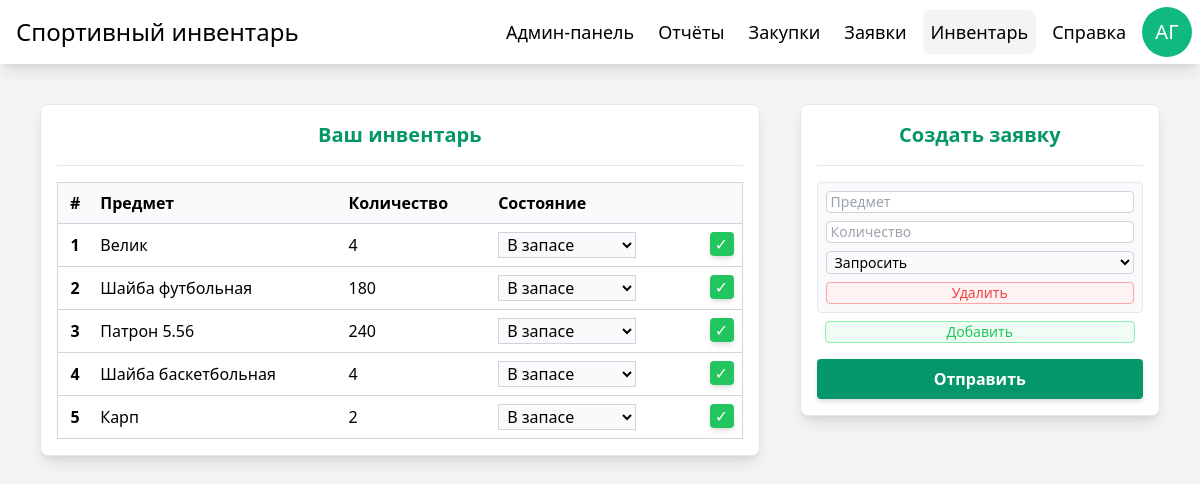
Page /inventory/ (signed in) on the earlier database version.
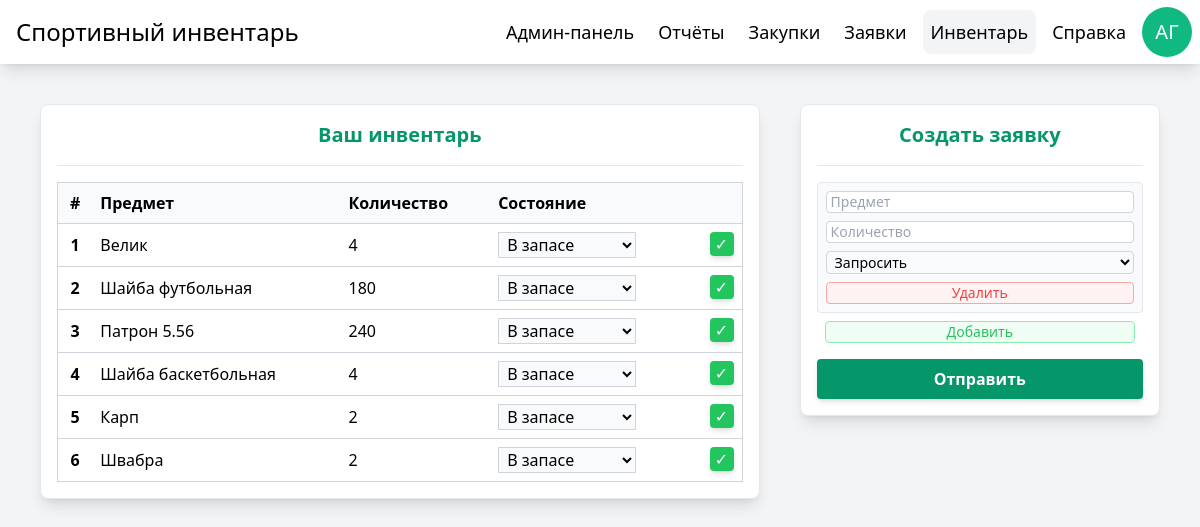
Same page on the later database version.
### manager/models.py (models this page shows, shortened)
class Product(models.Model):
    STATE_CHOICES = [
        ('active', 'Используется'),
        ('inactive', 'В запасе'),
        ('broken', 'Сломан'),
    ]
    name = models.CharField(max_length=256)
    quantity = models.PositiveIntegerField(default=1)
    state = models.CharField(max_length=8, choices=STATE_CHOICES, default='inactive')
    owner = models.ForeignKey(User, on_delete=models.CASCADE, related_name='products', blank=True, null=True)

### manager/views.py (the view, shortened to what this page needs)
# urls.py: path('', lambda request: redirect('inventory', permanent=False)),  # Редирект на /login
@login_required
@verified_check
def inventory(request):
    context = {
        'products': Product.objects.filter(owner=request.user),
        'all_products': Product.objects.filter()
    }
    return render(request, 'inventory.html', context)

### manager/views.py (called while the page is built)
def verified_check(view_func):
    @wraps(view_func)
    def wrapper(request, *args, **kwargs):
        if request.user.verified:
            return view_func(request, *args, **kwargs)
        return redirect('not_verified')  # Правильный редирект по URL name или путь
    return wrapper

### theme/templates/inventory.html (shortened to what the changed rows need)
{% extends "base.html" %}
{% block content %}
<div class="w-2/3 p-4 grid gap-4 bg-white border rounded-lg shadow-lg">
    <h2 class="text-xl font-semibold text-center text-primary-600">Ваш инвентарь</h2>
    <table class="border border-gray-300 border-collapse">
        <thead>
            <tr class="bg-gray-50 border border-gray-300">
                <th class="p-2 text-center">#</th>
                <th class="p-2 text-start">Предмет</th>
                <th class="p-2 text-start">Количество</th>
                <th class="p-2 text-start">Состояние</th>
                <th class="p-2 text-center"></th>
            </tr>
        </thead>
        <tbody id="inventoryTableBody">
            {% for product in products %}
            <tr class="border-b border-gray-300 hover:bg-primary-50 transition">
                <th class="p-2 text-center">{{ forloop.counter }}</th>
                <td class="p-2 text-start break-all">{{ product.name }}</td>
                <td class="p-2 text-start">{{ product.quantity|default:"1" }}</td>
                <td class="p-2">
                    {% if product.state == 'inactive' %}
                    <select name="state" class="px-1 bg-gray-50 border border-gray-300 focus:outline focus:outline-primary-500 transition" required>
                        <option selected value="inactive">В запасе</option>
                    </select>
                    {% elif product.state == 'active' %}
                    <select name="state" class="px-1 bg-gray-50 border border-gray-300 focus:outline focus:outline-primary-500 transition" required>
                        <option value="inactive">В запасе</option>
                        <option selected value="active">Используется</option>
                        <option value="broken">Сломано</option>
                    </select>
                    {% elif product.state == 'broken' %}
                    <select name="state" class="px-1 bg-gray-50 border border-gray-300 focus:outline focus:outline-primary-500 transition" required>
                        <option value="inactive">В запасе</option>
                        <option value="active">Используется</option>
                        <option selected value="broken">Сломано</option>
                    </select>
                    {% endif %}
                </td>
                <td class="p-2 flex justify-end">
                    <button
                        name="verification"
                        title="Одобрить"
                        value="accept"
                        class="w-6 h-6 bg-green-500 hover:bg-green-700 text-white rounded shadow-md transition">
                        ✓
                    </button>
                </td>
            </tr>
            {% empty %}
            <tr class="border-y border-gray-300">
                <td colspan="4" class="py-2 text-center text-gray-400 transition">У вас пока нет инвентаря.</td>
            </tr>
            {% endfor %}
        </tbody>
    </table>
</div>
<div class="w-1/3 p-4 grid gap-4 bg-white border rounded-lg shadow-lg">
    <h2 class="text-xl font-semibold text-center text-primary-600">Создать заявку</h2>
</div>
{% endblock %}

Differences in the rows shown:
added Product: name "Швабра", quantity "2"
